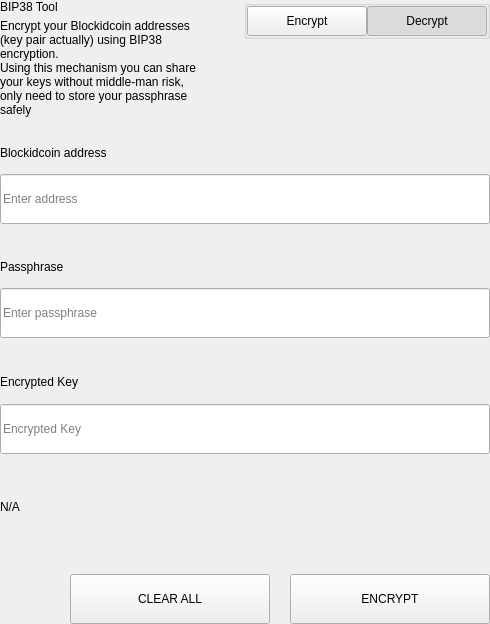
<?xml version="1.0" encoding="UTF-8"?>
<ui version="4.0">
 <class>SettingsBitToolWidget</class>
 <widget class="QWidget" name="SettingsBitToolWidget">
  <property name="geometry">
   <rect>
    <x>0</x>
    <y>0</y>
    <width>490</width>
    <height>624</height>
   </rect>
  </property>
  <property name="windowTitle">
   <string>Form</string>
  </property>
  <layout class="QVBoxLayout" name="verticalLayout">
   <property name="spacing">
    <number>0</number>
   </property>
   <property name="leftMargin">
    <number>0</number>
   </property>
   <property name="topMargin">
    <number>0</number>
   </property>
   <property name="rightMargin">
    <number>0</number>
   </property>
   <property name="bottomMargin">
    <number>0</number>
   </property>
   <item>
    <widget class="QWidget" name="left" native="true">
     <layout class="QVBoxLayout" name="verticalLayout_3">
      <property name="leftMargin">
       <number>0</number>
      </property>
      <property name="topMargin">
       <number>0</number>
      </property>
      <property name="rightMargin">
       <number>0</number>
      </property>
      <property name="bottomMargin">
       <number>0</number>
      </property>
      <item>
       <layout class="QVBoxLayout" name="verticalLayout_2">
        <property name="spacing">
         <number>0</number>
        </property>
        <item>
         <layout class="QHBoxLayout" name="horizontalLayout_3" stretch="3,1">
          <property name="spacing">
           <number>40</number>
          </property>
          <item>
           <layout class="QVBoxLayout" name="verticalLayoutTitle">
            <property name="spacing">
             <number>5</number>
            </property>
            <item>
             <widget class="QLabel" name="labelTitle">
              <property name="text">
               <string>BIP38 Tool</string>
              </property>
             </widget>
            </item>
            <item>
             <widget class="QLabel" name="labelSubtitle1">
              <property name="text">
               <string>Encrypt your Blockidcoin addresses (key pair actually) using BIP38 encryption.
Using this mechanism you can share your keys without middle-man risk, only need to store your passphrase safely</string>
              </property>
              <property name="wordWrap">
               <bool>true</bool>
              </property>
             </widget>
            </item>
           </layout>
          </item>
          <item alignment="Qt::AlignTop">
           <widget class="QGroupBox" name="groupBox">
            <property name="title">
             <string/>
            </property>
            <property name="alignment">
             <set>Qt::AlignLeading|Qt::AlignLeft|Qt::AlignTop</set>
            </property>
            <layout class="QHBoxLayout" name="horizontalLayout_4">
             <property name="spacing">
              <number>0</number>
             </property>
             <property name="leftMargin">
              <number>0</number>
             </property>
             <property name="topMargin">
              <number>0</number>
             </property>
             <property name="rightMargin">
              <number>0</number>
             </property>
             <property name="bottomMargin">
              <number>0</number>
             </property>
             <item>
              <spacer name="horizontalSpacer">
               <property name="orientation">
                <enum>Qt::Horizontal</enum>
               </property>
               <property name="sizeHint" stdset="0">
                <size>
                 <width>40</width>
                 <height>20</height>
                </size>
               </property>
              </spacer>
             </item>
             <item>
              <widget class="QPushButton" name="pushLeft">
               <property name="minimumSize">
                <size>
                 <width>120</width>
                 <height>30</height>
                </size>
               </property>
               <property name="maximumSize">
                <size>
                 <width>120</width>
                 <height>30</height>
                </size>
               </property>
               <property name="focusPolicy">
                <enum>Qt::NoFocus</enum>
               </property>
               <property name="text">
                <string>Encrypt</string>
               </property>
               <property name="checkable">
                <bool>true</bool>
               </property>
               <property name="autoExclusive">
                <bool>true</bool>
               </property>
              </widget>
             </item>
             <item>
              <widget class="QPushButton" name="pushRight">
               <property name="minimumSize">
                <size>
                 <width>120</width>
                 <height>30</height>
                </size>
               </property>
               <property name="maximumSize">
                <size>
                 <width>120</width>
                 <height>30</height>
                </size>
               </property>
               <property name="focusPolicy">
                <enum>Qt::NoFocus</enum>
               </property>
               <property name="text">
                <string>Decrypt</string>
               </property>
               <property name="checkable">
                <bool>true</bool>
               </property>
               <property name="checked">
                <bool>true</bool>
               </property>
               <property name="autoExclusive">
                <bool>true</bool>
               </property>
              </widget>
             </item>
            </layout>
           </widget>
          </item>
         </layout>
        </item>
        <item>
         <widget class="QStackedWidget" name="stackedWidget">
          <property name="currentIndex">
           <number>1</number>
          </property>
          <widget class="QWidget" name="pageDecrypt">
           <layout class="QVBoxLayout" name="verticalLayout_5">
            <property name="spacing">
             <number>0</number>
            </property>
            <property name="leftMargin">
             <number>0</number>
            </property>
            <property name="topMargin">
             <number>0</number>
            </property>
            <property name="rightMargin">
             <number>0</number>
            </property>
            <property name="bottomMargin">
             <number>0</number>
            </property>
            <item>
             <widget class="QWidget" name="widget" native="true">
              <property name="minimumSize">
               <size>
                <width>0</width>
                <height>100</height>
               </size>
              </property>
              <layout class="QVBoxLayout" name="verticalLayout_4">
               <property name="spacing">
                <number>0</number>
               </property>
               <property name="leftMargin">
                <number>0</number>
               </property>
               <property name="topMargin">
                <number>0</number>
               </property>
               <property name="rightMargin">
                <number>0</number>
               </property>
               <property name="bottomMargin">
                <number>0</number>
               </property>
               <item>
                <spacer name="verticalSpacer_2">
                 <property name="orientation">
                  <enum>Qt::Vertical</enum>
                 </property>
                 <property name="sizeType">
                  <enum>QSizePolicy::Fixed</enum>
                 </property>
                 <property name="sizeHint" stdset="0">
                  <size>
                   <width>20</width>
                   <height>20</height>
                  </size>
                 </property>
                </spacer>
               </item>
               <item>
                <layout class="QHBoxLayout" name="horizontalLayout_6" stretch="2">
                 <property name="spacing">
                  <number>0</number>
                 </property>
                 <item>
                  <layout class="QVBoxLayout" name="verticalLayout_7">
                   <property name="spacing">
                    <number>9</number>
                   </property>
                   <item>
                    <widget class="QLabel" name="labelSubtitleKey">
                     <property name="minimumSize">
                      <size>
                       <width>0</width>
                       <height>20</height>
                      </size>
                     </property>
                     <property name="maximumSize">
                      <size>
                       <width>16777215</width>
                       <height>20</height>
                      </size>
                     </property>
                     <property name="text">
                      <string>Encrypted key</string>
                     </property>
                    </widget>
                   </item>
                   <item>
                    <widget class="QLineEdit" name="lineEditKey">
                     <property name="minimumSize">
                      <size>
                       <width>0</width>
                       <height>50</height>
                      </size>
                     </property>
                     <property name="maximumSize">
                      <size>
                       <width>16777215</width>
                       <height>50</height>
                      </size>
                     </property>
                     <property name="placeholderText">
                      <string>Enter a encrypted key</string>
                     </property>
                    </widget>
                   </item>
                  </layout>
                 </item>
                </layout>
               </item>
               <item>
                <spacer name="verticalSpacer_3">
                 <property name="orientation">
                  <enum>Qt::Vertical</enum>
                 </property>
                 <property name="sizeType">
                  <enum>QSizePolicy::Fixed</enum>
                 </property>
                 <property name="sizeHint" stdset="0">
                  <size>
                   <width>20</width>
                   <height>20</height>
                  </size>
                 </property>
                </spacer>
               </item>
               <item>
                <layout class="QVBoxLayout" name="verticalLayout_9">
                 <property name="spacing">
                  <number>9</number>
                 </property>
                 <item>
                  <widget class="QLabel" name="labelSubtitlePassphrase">
                   <property name="maximumSize">
                    <size>
                     <width>16777215</width>
                     <height>20</height>
                    </size>
                   </property>
                   <property name="text">
                    <string>Passphrase</string>
                   </property>
                  </widget>
                 </item>
                 <item>
                  <widget class="QLineEdit" name="lineEditPassphrase">
                   <property name="minimumSize">
                    <size>
                     <width>0</width>
                     <height>50</height>
                    </size>
                   </property>
                   <property name="maximumSize">
                    <size>
                     <width>16777215</width>
                     <height>50</height>
                    </size>
                   </property>
                   <property name="placeholderText">
                    <string>Enter a passphrase</string>
                   </property>
                  </widget>
                 </item>
                </layout>
               </item>
               <item>
                <spacer name="verticalSpacer_4">
                 <property name="orientation">
                  <enum>Qt::Vertical</enum>
                 </property>
                 <property name="sizeType">
                  <enum>QSizePolicy::Fixed</enum>
                 </property>
                 <property name="sizeHint" stdset="0">
                  <size>
                   <width>20</width>
                   <height>20</height>
                  </size>
                 </property>
                </spacer>
               </item>
               <item>
                <widget class="QWidget" name="widget_3" native="true">
                 <property name="sizePolicy">
                  <sizepolicy hsizetype="Preferred" vsizetype="Fixed">
                   <horstretch>0</horstretch>
                   <verstretch>0</verstretch>
                  </sizepolicy>
                 </property>
                 <layout class="QVBoxLayout" name="verticalLayout_10">
                  <property name="spacing">
                   <number>9</number>
                  </property>
                  <property name="leftMargin">
                   <number>0</number>
                  </property>
                  <property name="topMargin">
                   <number>0</number>
                  </property>
                  <property name="rightMargin">
                   <number>0</number>
                  </property>
                  <property name="bottomMargin">
                   <number>0</number>
                  </property>
                  <item>
                   <widget class="QLabel" name="labelSubtitleDecryptResult">
                    <property name="minimumSize">
                     <size>
                      <width>0</width>
                      <height>20</height>
                     </size>
                    </property>
                    <property name="maximumSize">
                     <size>
                      <width>16777215</width>
                      <height>20</height>
                     </size>
                    </property>
                    <property name="text">
                     <string>Decrypted address result</string>
                    </property>
                   </widget>
                  </item>
                  <item>
                   <widget class="QWidget" name="widget_4" native="true">
                    <layout class="QHBoxLayout" name="horizontalLayout" stretch="6,0,1">
                     <property name="spacing">
                      <number>0</number>
                     </property>
                     <property name="leftMargin">
                      <number>0</number>
                     </property>
                     <property name="topMargin">
                      <number>0</number>
                     </property>
                     <property name="rightMargin">
                      <number>0</number>
                     </property>
                     <property name="bottomMargin">
                      <number>0</number>
                     </property>
                     <item alignment="Qt::AlignVCenter">
                      <widget class="QLineEdit" name="lineEditDecryptResult">
                       <property name="minimumSize">
                        <size>
                         <width>0</width>
                         <height>50</height>
                        </size>
                       </property>
                       <property name="maximumSize">
                        <size>
                         <width>16777215</width>
                         <height>50</height>
                        </size>
                       </property>
                       <property name="placeholderText">
                        <string>Decrypted Address</string>
                       </property>
                      </widget>
                     </item>
                     <item>
                      <spacer name="horizontalSpacer_4">
                       <property name="orientation">
                        <enum>Qt::Horizontal</enum>
                       </property>
                       <property name="sizeType">
                        <enum>QSizePolicy::Fixed</enum>
                       </property>
                       <property name="sizeHint" stdset="0">
                        <size>
                         <width>20</width>
                         <height>50</height>
                        </size>
                       </property>
                      </spacer>
                     </item>
                     <item>
                      <widget class="QPushButton" name="pushButtonImport">
                       <property name="minimumSize">
                        <size>
                         <width>140</width>
                         <height>40</height>
                        </size>
                       </property>
                       <property name="text">
                        <string>Import Address</string>
                       </property>
                      </widget>
                     </item>
                    </layout>
                   </widget>
                  </item>
                 </layout>
                </widget>
               </item>
               <item>
                <widget class="QLabel" name="statusLabel_DEC">
                 <property name="maximumSize">
                  <size>
                   <width>16777215</width>
                   <height>40</height>
                  </size>
                 </property>
                 <property name="text">
                  <string/>
                 </property>
                </widget>
               </item>
               <item>
                <spacer name="verticalSpacer">
                 <property name="orientation">
                  <enum>Qt::Vertical</enum>
                 </property>
                 <property name="sizeType">
                  <enum>QSizePolicy::Preferred</enum>
                 </property>
                 <property name="sizeHint" stdset="0">
                  <size>
                   <width>20</width>
                   <height>20</height>
                  </size>
                 </property>
                </spacer>
               </item>
               <item>
                <layout class="QHBoxLayout" name="horizontalLayout_7">
                 <property name="spacing">
                  <number>0</number>
                 </property>
                 <item>
                  <spacer name="horizontalSpacer_5">
                   <property name="orientation">
                    <enum>Qt::Horizontal</enum>
                   </property>
                   <property name="sizeType">
                    <enum>QSizePolicy::Expanding</enum>
                   </property>
                   <property name="sizeHint" stdset="0">
                    <size>
                     <width>40</width>
                     <height>20</height>
                    </size>
                   </property>
                  </spacer>
                 </item>
                 <item>
                  <widget class="QPushButton" name="pushButtonDecryptClear">
                   <property name="minimumSize">
                    <size>
                     <width>200</width>
                     <height>50</height>
                    </size>
                   </property>
                   <property name="maximumSize">
                    <size>
                     <width>200</width>
                     <height>50</height>
                    </size>
                   </property>
                   <property name="text">
                    <string>CLEAR</string>
                   </property>
                  </widget>
                 </item>
                 <item>
                  <spacer name="horizontalSpacer_3">
                   <property name="orientation">
                    <enum>Qt::Horizontal</enum>
                   </property>
                   <property name="sizeType">
                    <enum>QSizePolicy::Fixed</enum>
                   </property>
                   <property name="sizeHint" stdset="0">
                    <size>
                     <width>20</width>
                     <height>20</height>
                    </size>
                   </property>
                  </spacer>
                 </item>
                 <item>
                  <widget class="QPushButton" name="pushButtonDecrypt">
                   <property name="minimumSize">
                    <size>
                     <width>200</width>
                     <height>50</height>
                    </size>
                   </property>
                   <property name="maximumSize">
                    <size>
                     <width>200</width>
                     <height>50</height>
                    </size>
                   </property>
                   <property name="text">
                    <string>DECRYPT KEY</string>
                   </property>
                  </widget>
                 </item>
                </layout>
               </item>
              </layout>
             </widget>
            </item>
           </layout>
          </widget>
          <widget class="QWidget" name="pageEncrypt">
           <layout class="QVBoxLayout" name="verticalLayout_11">
            <property name="spacing">
             <number>0</number>
            </property>
            <property name="leftMargin">
             <number>0</number>
            </property>
            <property name="topMargin">
             <number>0</number>
            </property>
            <property name="rightMargin">
             <number>0</number>
            </property>
            <property name="bottomMargin">
             <number>0</number>
            </property>
            <item>
             <spacer name="verticalSpacer_8">
              <property name="orientation">
               <enum>Qt::Vertical</enum>
              </property>
              <property name="sizeType">
               <enum>QSizePolicy::Fixed</enum>
              </property>
              <property name="sizeHint" stdset="0">
               <size>
                <width>20</width>
                <height>20</height>
               </size>
              </property>
             </spacer>
            </item>
            <item>
             <widget class="QWidget" name="containerAddressEnc" native="true">
              <layout class="QVBoxLayout" name="containerAddressEncLayout">
               <property name="spacing">
                <number>5</number>
               </property>
               <property name="leftMargin">
                <number>0</number>
               </property>
               <property name="topMargin">
                <number>0</number>
               </property>
               <property name="rightMargin">
                <number>0</number>
               </property>
               <property name="bottomMargin">
                <number>0</number>
               </property>
               <item>
                <widget class="QLabel" name="labelSubtitleAddress">
                 <property name="minimumSize">
                  <size>
                   <width>0</width>
                   <height>20</height>
                  </size>
                 </property>
                 <property name="maximumSize">
                  <size>
                   <width>16777215</width>
                   <height>20</height>
                  </size>
                 </property>
                 <property name="text">
                  <string>Blockidcoin address</string>
                 </property>
                </widget>
               </item>
               <item>
                <widget class="QLineEdit" name="addressIn_ENC">
                 <property name="minimumSize">
                  <size>
                   <width>0</width>
                   <height>50</height>
                  </size>
                 </property>
                 <property name="placeholderText">
                  <string>Enter address</string>
                 </property>
                </widget>
               </item>
              </layout>
             </widget>
            </item>
            <item>
             <spacer name="verticalSpacer_6">
              <property name="orientation">
               <enum>Qt::Vertical</enum>
              </property>
              <property name="sizeType">
               <enum>QSizePolicy::Fixed</enum>
              </property>
              <property name="sizeHint" stdset="0">
               <size>
                <width>20</width>
                <height>20</height>
               </size>
              </property>
             </spacer>
            </item>
            <item>
             <widget class="QWidget" name="containerAddress" native="true">
              <layout class="QHBoxLayout" name="horizontalLayout_9" stretch="2">
               <property name="spacing">
                <number>0</number>
               </property>
               <property name="leftMargin">
                <number>0</number>
               </property>
               <property name="topMargin">
                <number>0</number>
               </property>
               <property name="rightMargin">
                <number>0</number>
               </property>
               <property name="bottomMargin">
                <number>0</number>
               </property>
               <item>
                <layout class="QVBoxLayout" name="verticalLayout_8">
                 <property name="spacing">
                  <number>5</number>
                 </property>
                 <item>
                  <widget class="QLabel" name="labelSubtitleMessage">
                   <property name="minimumSize">
                    <size>
                     <width>0</width>
                     <height>20</height>
                    </size>
                   </property>
                   <property name="maximumSize">
                    <size>
                     <width>16777215</width>
                     <height>20</height>
                    </size>
                   </property>
                   <property name="text">
                    <string>Passphrase</string>
                   </property>
                  </widget>
                 </item>
                 <item>
                  <widget class="QLineEdit" name="passphraseIn_ENC">
                   <property name="minimumSize">
                    <size>
                     <width>0</width>
                     <height>50</height>
                    </size>
                   </property>
                   <property name="maximumSize">
                    <size>
                     <width>16777215</width>
                     <height>50</height>
                    </size>
                   </property>
                   <property name="placeholderText">
                    <string>Enter passphrase</string>
                   </property>
                  </widget>
                 </item>
                </layout>
               </item>
              </layout>
             </widget>
            </item>
            <item>
             <spacer name="verticalSpacer_7">
              <property name="orientation">
               <enum>Qt::Vertical</enum>
              </property>
              <property name="sizeType">
               <enum>QSizePolicy::Fixed</enum>
              </property>
              <property name="sizeHint" stdset="0">
               <size>
                <width>20</width>
                <height>20</height>
               </size>
              </property>
             </spacer>
            </item>
            <item>
             <widget class="QWidget" name="widget_2" native="true">
              <property name="minimumSize">
               <size>
                <width>0</width>
                <height>75</height>
               </size>
              </property>
              <property name="maximumSize">
               <size>
                <width>16777215</width>
                <height>16777215</height>
               </size>
              </property>
              <layout class="QVBoxLayout" name="verticalLayout_6">
               <property name="leftMargin">
                <number>0</number>
               </property>
               <property name="topMargin">
                <number>0</number>
               </property>
               <property name="rightMargin">
                <number>0</number>
               </property>
               <property name="bottomMargin">
                <number>0</number>
               </property>
               <item>
                <widget class="QLabel" name="labelSubtitleEncryptedKey">
                 <property name="minimumSize">
                  <size>
                   <width>0</width>
                   <height>20</height>
                  </size>
                 </property>
                 <property name="maximumSize">
                  <size>
                   <width>16777215</width>
                   <height>20</height>
                  </size>
                 </property>
                 <property name="text">
                  <string>Encrypted Key</string>
                 </property>
                </widget>
               </item>
               <item>
                <widget class="QLineEdit" name="encryptedKeyOut_ENC">
                 <property name="minimumSize">
                  <size>
                   <width>0</width>
                   <height>50</height>
                  </size>
                 </property>
                 <property name="placeholderText">
                  <string>Encrypted Key</string>
                 </property>
                </widget>
               </item>
              </layout>
             </widget>
            </item>
            <item>
             <widget class="QLabel" name="statusLabel_ENC">
              <property name="text">
               <string notr="true">N/A</string>
              </property>
             </widget>
            </item>
            <item>
             <spacer name="verticalSpacer_5">
              <property name="orientation">
               <enum>Qt::Vertical</enum>
              </property>
              <property name="sizeType">
               <enum>QSizePolicy::Fixed</enum>
              </property>
              <property name="sizeHint" stdset="0">
               <size>
                <width>20</width>
                <height>20</height>
               </size>
              </property>
             </spacer>
            </item>
            <item>
             <layout class="QHBoxLayout" name="horizontalLayout_8">
              <property name="spacing">
               <number>0</number>
              </property>
              <item>
               <spacer name="horizontalSpacer_6">
                <property name="orientation">
                 <enum>Qt::Horizontal</enum>
                </property>
                <property name="sizeType">
                 <enum>QSizePolicy::Expanding</enum>
                </property>
                <property name="sizeHint" stdset="0">
                 <size>
                  <width>40</width>
                  <height>20</height>
                 </size>
                </property>
               </spacer>
              </item>
              <item>
               <widget class="QPushButton" name="pushButtonClear">
                <property name="minimumSize">
                 <size>
                  <width>200</width>
                  <height>50</height>
                 </size>
                </property>
                <property name="focusPolicy">
                 <enum>Qt::NoFocus</enum>
                </property>
                <property name="text">
                 <string>CLEAR ALL</string>
                </property>
               </widget>
              </item>
              <item>
               <spacer name="horizontalSpacer_2">
                <property name="orientation">
                 <enum>Qt::Horizontal</enum>
                </property>
                <property name="sizeType">
                 <enum>QSizePolicy::Fixed</enum>
                </property>
                <property name="sizeHint" stdset="0">
                 <size>
                  <width>20</width>
                  <height>20</height>
                 </size>
                </property>
               </spacer>
              </item>
              <item>
               <widget class="QPushButton" name="pushButtonEncrypt">
                <property name="minimumSize">
                 <size>
                  <width>200</width>
                  <height>50</height>
                 </size>
                </property>
                <property name="maximumSize">
                 <size>
                  <width>200</width>
                  <height>50</height>
                 </size>
                </property>
                <property name="focusPolicy">
                 <enum>Qt::NoFocus</enum>
                </property>
                <property name="text">
                 <string>ENCRYPT</string>
                </property>
               </widget>
              </item>
             </layout>
            </item>
           </layout>
          </widget>
         </widget>
        </item>
       </layout>
      </item>
     </layout>
    </widget>
   </item>
  </layout>
 </widget>
 <resources/>
 <connections/>
</ui>
